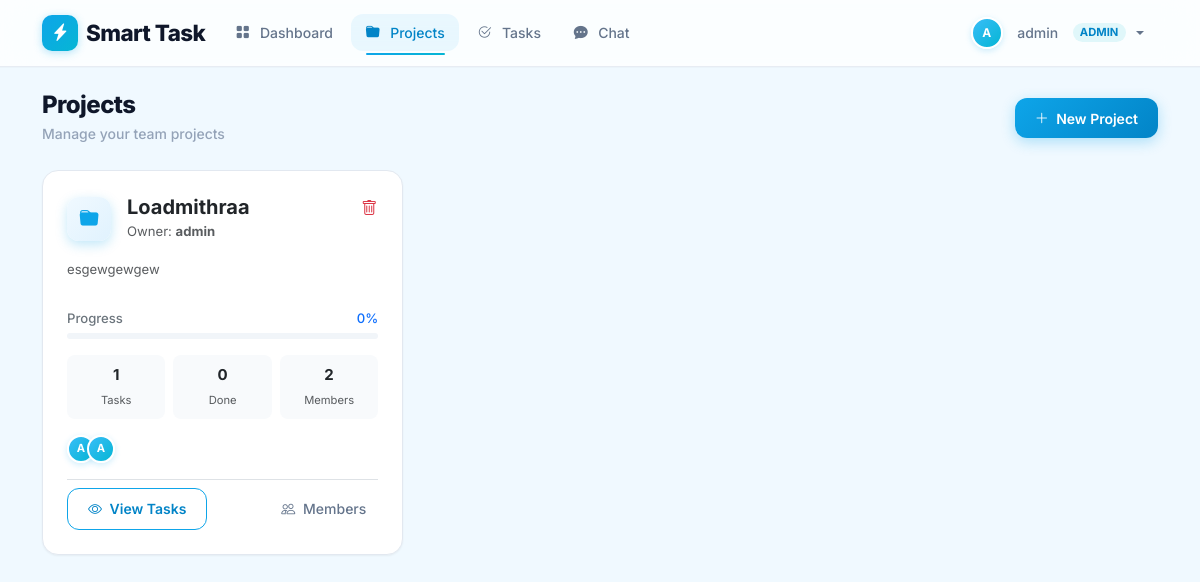
The app's page /projects (signed in), older data.
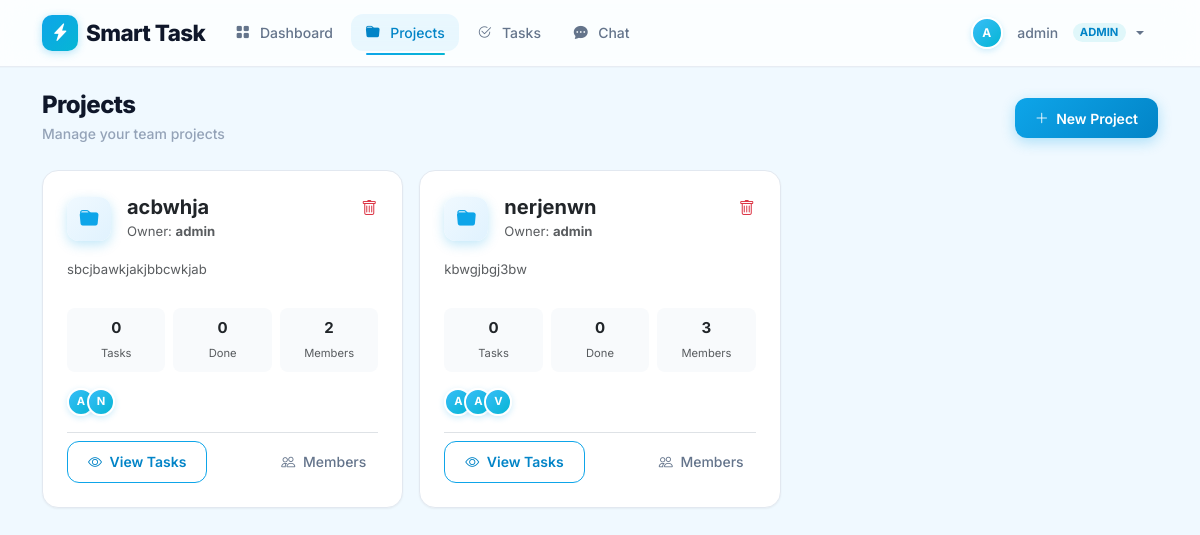
The same page, newer data.
### app.py (models this page shows)
class Project(db.Model):
    id = db.Column(db.Integer, primary_key=True)
    name = db.Column(db.String(100), nullable=False)
    description = db.Column(db.Text, nullable=True)
    owner_id = db.Column(db.Integer, db.ForeignKey('user.id'), nullable=False)
    created_at = db.Column(db.DateTime, default=datetime.utcnow)
    tasks = db.relationship('Task', backref='project', lazy=True, cascade='all, delete-orphan')

class User(db.Model):
    id = db.Column(db.Integer, primary_key=True)
    username = db.Column(db.String(80), unique=True, nullable=False)
    email = db.Column(db.String(120), unique=True, nullable=False)
    password = db.Column(db.String(200), nullable=False)
    role = db.Column(db.String(20), default='member')  # admin or member
    created_at = db.Column(db.DateTime, default=datetime.utcnow)
    owned_projects = db.relationship('Project', backref='owner', lazy=True, foreign_keys='Project.owner_id')
    member_projects = db.relationship('Project', secondary=project_members, backref='members')
    assigned_tasks = db.relationship('Task', backref='assignee', lazy=True, foreign_keys='Task.assigned_to')
    created_tasks = db.relationship('Task', backref='creator', lazy=True, foreign_keys='Task.created_by')

### app.py (the view)
@app.route('/projects')
@login_required
def projects():
    user = User.query.get(session['user_id'])
    if user.role == 'admin':
        all_projects = Project.query.all()
    else:
        all_projects = Project.query.filter(
            (Project.owner_id == user.id) |
            (Project.members.any(id=user.id))
        ).all()
    for proj in all_projects:
        proj.task_count = len(proj.tasks)
    users = User.query.all()
    return render_template('projects.html', projects=all_projects, users=users, user=user)

### app.py (called while the page is built)
def login_required(f):
    @wraps(f)
    def decorated_function(*args, **kwargs):
        if 'user_id' not in session:
            flash('Please login first.', 'error')
            return redirect(url_for('login'))
        return f(*args, **kwargs)
    return decorated_function

@app.context_processor
def inject_unread_messages():
    has_unread = False
    if 'user_id' in session:
        try:
            user_id = session['user_id']
            chat_status = UserChatStatus.query.filter_by(user_id=user_id).first()
            last_read = chat_status.last_read_at if chat_status else datetime.min
            unread = Message.query.filter(
                (Message.created_at > last_read) &
                (Message.sender_id != user_id) &
                (
                    (Message.receiver_id == user_id) |
                    (Message.is_broadcast == True) |
                    (Message.group_id != None)
                )
            ).first()
            has_unread = unread is not None
        except Exception:
            pass  # Table may not exist yet
    return dict(has_unread_messages=has_unread)

### templates/projects.html (shortened to what the changed rows need)
{% extends "base.html" %}
{% block content %}
<div class="d-flex justify-content-between align-items-center mb-4 flex-wrap gap-3">
    <div class="page-header mb-0">
        <h2 class="mb-1">Projects</h2>
    </div>
</div>
<div class="row g-3">
    {% for project in projects %}
    {% set total_tasks = project.tasks|length %}
    {% set done_tasks = project.tasks|selectattr('status', 'equalto', 'Done')|list|length %}
    {% set completion = (done_tasks / total_tasks * 100) if total_tasks > 0 else 0 %}
    <div class="col-md-6 col-lg-4">
        <div class="card card-hover p-4 h-100 animate-fade-up delay-{{ loop.index }}">
            <div class="d-flex justify-content-between align-items-start mb-3">
                <div class="d-flex align-items-center gap-3">
                    <div class="stat-icon flex-shrink-0" style="background: linear-gradient(135deg, #f0f9ff, #e0f2fe); color: #0ea5e9;">
                        <i class="bi bi-folder-fill"></i>
                    </div>
                    <div>
                        <h5 class="fw-bold mb-0">{{ project.name }}</h5>
                        <small class="text-muted">Owner: <strong>{{ project.owner.username }}</strong></small>
                    </div>
                </div>
                {% if user.role == 'admin' %}
                <form method="POST" action="{{ url_for('delete_project', project_id=project.id) }}" class="d-inline" onsubmit="return confirm('Delete this project?');">
                    <button type="submit" class="btn btn-link text-danger p-0"><i class="bi bi-trash"></i></button>
                </form>
                {% endif %}
            </div>
            <p class="text-muted small mb-3" style="min-height:2.5em;">{{ project.description or 'No description' }}</p>
            {% if total_tasks > 0 %}
            <div class="mb-3">
                <div class="d-flex justify-content-between small fw-medium mb-1">
                    <span class="text-secondary">Progress</span>
                    <span class="text-primary">{{ completion|int }}%</span>
                </div>
                <div class="progress">
                </div>
            </div>
            {% endif %}
            <div class="row g-2 mb-3 text-center">
                <div class="col-4">
                    <div class="p-2 rounded-3" style="background: #f8fafc;">
                        <div class="fw-bold text-dark">{{ total_tasks }}</div>
                        <small class="text-muted" style="font-size:0.7rem;">Tasks</small>
                    </div>
                </div>
                <div class="col-4">
                    <div class="p-2 rounded-3" style="background: #f8fafc;">
                        <div class="fw-bold text-dark">{{ done_tasks }}</div>
                        <small class="text-muted" style="font-size:0.7rem;">Done</small>
                    </div>
                </div>
                <div class="col-4">
                    <div class="p-2 rounded-3" style="background: #f8fafc;">
                        <div class="fw-bold text-dark">{{ project.members|length + 1 }}</div>
                        <small class="text-muted" style="font-size:0.7rem;">Members</small>
                    </div>
                </div>
            </div>
            <div class="d-flex align-items-center mb-3">
                <div class="avatar-group">
                    <div class="avatar-circle" style="width:28px;height:28px;font-size:0.7rem;" title="{{ project.owner.username }}">{{ project.owner.username[0]|upper }}</div>
                    {% for member in project.members[:3] %}
                    <div class="avatar-circle" style="width:28px;height:28px;font-size:0.7rem;" title="{{ member.username }}">{{ member.username[0]|upper }}</div>
                    {% endfor %}
                </div>
            </div>
            <div class="d-flex justify-content-between align-items-center mt-auto pt-2 border-top">
                <a href="{{ url_for('tasks', project_id=project.id) }}" class="btn btn-sm btn-outline-primary">
                    <i class="bi bi-eye me-1"></i> View Tasks
                </a>
                <button class="btn btn-sm btn-ghost" data-bs-toggle="modal" data-bs-target="#membersModal{{ project.id }}">
                    <i class="bi bi-people me-1"></i> Members
                </button>
            </div>
        </div>
    </div>
    {% endfor %}
</div>
{% endblock %}

Row changes from the older to the newer data that the page shows:
removed Project: name "Loadmithraa", owner.username "admin", description "esgewgewgew", completion "0", id "1", done_tasks "0", members|length "2", owner "A", User (username "A")
added Project: name "acbwhja", owner.username "admin", description "sbcjbawkjakjbbcwkjab", total_tasks "0", done_tasks "0", members|length "2", owner "A"
added User: username "N", shown under Project "acbwhja"
added Project: name "nerjenwn", owner.username "admin", description "kbwgjbgj3bw", total_tasks "0", done_tasks "0", members|length "3", owner "A", User (username "A")
now on this page (row unchanged): User: username "V", shown under "nerjenwn"
